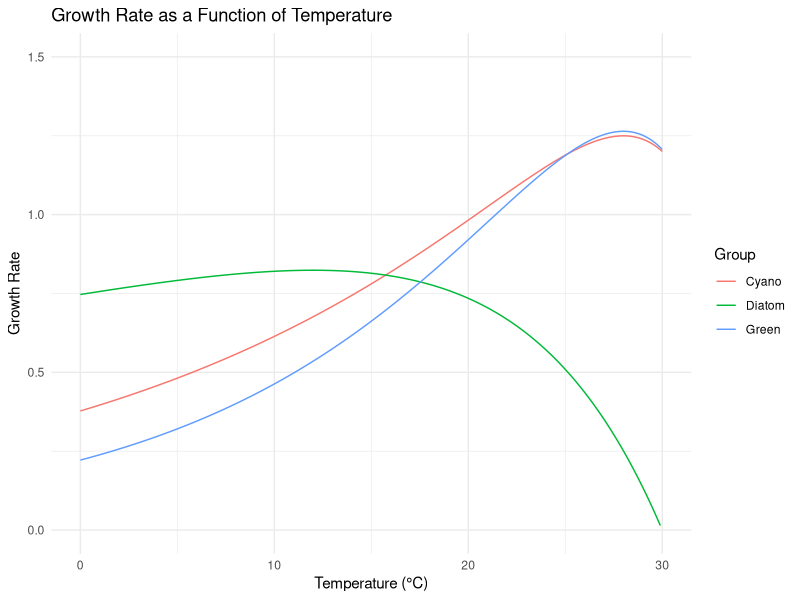
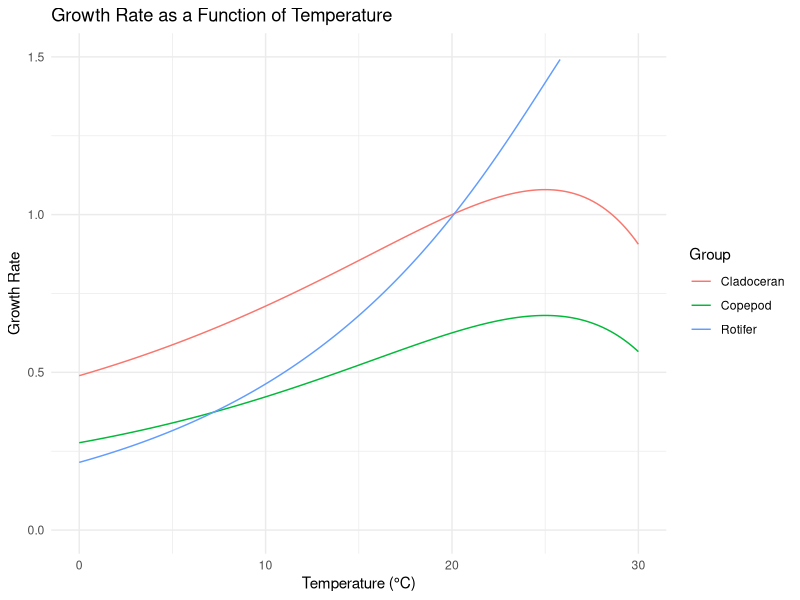
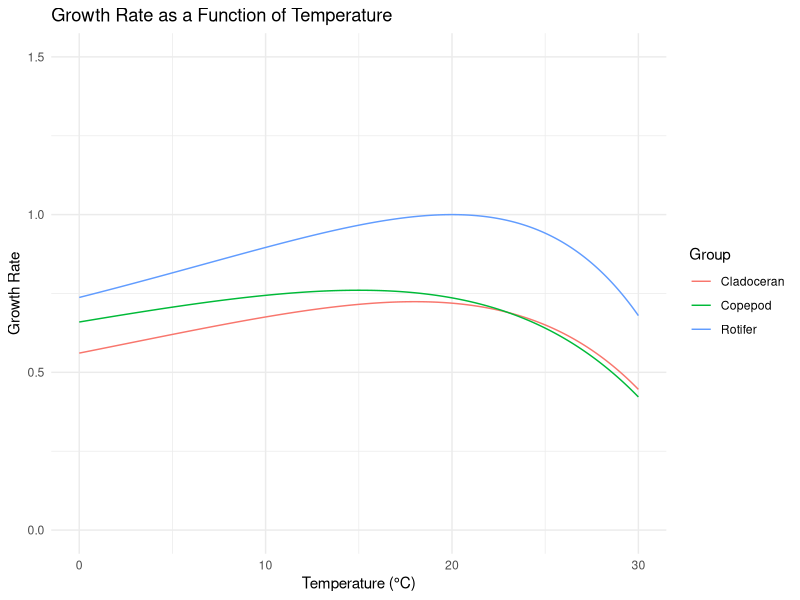

Write the R code that produced these figures, in order.
#growth as a function of temperature for zoops/phytos
#adapted from python source code (aed_util.F90) using chatgpt

library(ggplot2)

aed_bio_temp_function <- function(numg, theta, T_std, T_opt, T_max, name) {
  tol <- 0.05
  t20 <- 20.0
  curvef <- TRUE
  
  # Pre-allocate kTn, aTn, bTn
  kTn <- numeric(numg)
  aTn <- numeric(numg)
  bTn <- numeric(numg)
  
  # Prepare a data frame for storing growth rates for plotting
  plot_data <- data.frame(Temperature = numeric(0), GrowthRate = numeric(0), Group = character(0))
  
  for (group in 1:numg) {
    v <- theta[group]
    
    if (v < 1.01) {
      warning(paste("theta_growth for group", group, "< 1.01"))
    }
    
    Tm <- T_max[group]
    Ts <- T_std[group]
    To <- T_opt[group]
    
    if (Ts < 0.0 && To < 0.0 && Tm < 0.0) {
      # The user inputs the values of kTn, aTn and bTn directly
      kTn[group] <- -Ts
      bTn[group] <- -Tm
      aTn[group] <- -To
      
      value <- numeric(401)
      
      for (i in 0:400) {
        b <- i / 10.0
        value[i + 1] <- v^(b - 20) - v^(kTn[group] * (b - aTn[group])) + bTn[group]
        plot_data <- rbind(plot_data, data.frame(Temperature = b, GrowthRate = value[i + 1], Group = name[group]))
      }
      
      a <- 0.0
      for (i in 1:length(value)) {
        b <- (i - 1) / 10.0
        if (value[i] > 0.0) {
          T_max[group] <- b
        }
        if (value[i] > a) {
          T_opt[group] <- b
          a <- value[i]
        }
        if (value[i] > v^(b - 20) - tol && value[i] < v^(b - 20) + tol) {
          T_std[group] <- b
        }
      }
      
    } else {
      input_var <- 1.0
      a0 <- v^(Ts - t20)
      a1 <- v^(To - t20)
      a2 <- v^(Tm - t20)
      
      k <- 6.0
      i <- 0
      G <- tol + 1.0
      
      while ((G <= -tol) || (G >= tol)) {
        i <- i + 1
        if (i == 100) {
          i <- 0
          tol <- tol + 0.01
        }
        if (curvef) {
          G <- k * v^(k * To) * a2 - a1 * (v^(k * Tm) - v^(k * Ts))
          devG <- v^(k * To) * a2 * (1 + k * To * log(v)) - a1 * log(v) * (Tm * v^(k * Tm) - Ts * v^(k * Ts))
        } else {
          G <- k * v^(k * To) * (a0 - a2 - input_var) - a1 * (v^(k * Ts) - v^(k * Tm))
          devG <- (a0 - a2 - input_var) * v^(k * To) * (1 + k * To * log(v)) - a1 * log(v) * (Ts * v^(k * Ts) - Tm * v^(k * Tm))
        }
        k <- k - G / devG
      }
      
      if (k != 0.0) {
        a <- -log(a1 / (k * v^(k * To))) / (k * log(v))
        if (curvef) {
          b <- v^(k * (Ts - a))
        } else {
          b <- input_var + v^(k * (Ts - a)) - a0
        }
      } else {
        a <- 0.0
        b <- 0.0
      }
      
      kTn[group] <- k
      aTn[group] <- a
      bTn[group] <- b
      
      for (i in 0:400) {
        temp <- i / 10.0
        growth_rate <- v^(temp - 20) - v^(k * (temp - a)) + b
        plot_data <- rbind(plot_data, data.frame(Temperature = temp, GrowthRate = growth_rate, Group = name[group]))
      }
    }
    
    if (kTn[group] < 0.1 && bTn[group] > 100.0) {
      stop(paste("Cannot solve for fT for:", name[group]))
    }
  }
  
  ggplot(plot_data, aes(x = Temperature, y = GrowthRate, color = Group)) +
    geom_line() + ylim(0,1.5) + xlim(0,30) +
    labs(title = "Growth Rate as a Function of Temperature",
         x = "Temperature (°C)",
         y = "Growth Rate") +
    theme_minimal()
}

# 3 phyto groups:
numg <- 3
theta <- c(1.05, 1.08, 1.02)
T_std <- c(10, 10, 10)
T_opt <- c(28, 28, 12)
T_max <- c(35, 35, 30)
name <- c("Cyano", "Green", "Diatom")

aed_bio_temp_function(numg, theta, T_std, T_opt, T_max, name)

# 3 zoop groups - par set 1 
numg <- 3
theta <- c(1.08, 1.06, 1.09)
T_std <- c(10, 20, 10)
T_opt <- c(30, 25, 25)
T_max <- c(35, 35, 35)
name <- c("Rotifer", "Cladoceran", "Copepod")

aed_bio_temp_function(numg, theta, T_std, T_opt, T_max, name)

# 3 zoop groups - par set 2
numg <- 3
theta <- c(1.04, 1.04, 1.03)
T_std <- c(20, 10, 10)
T_opt <- c(20, 18, 15)
T_max <- c(35, 35, 35)
name <- c("Rotifer", "Cladoceran", "Copepod")

aed_bio_temp_function(numg, theta, T_std, T_opt, T_max, name)
